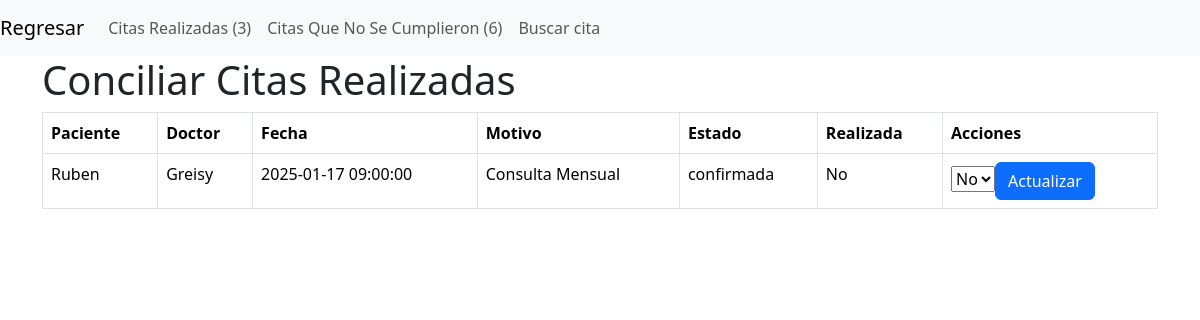
Screenshot of /m.php (signed in) with the database file from the repository.
### tables this page shows
CREATE TABLE `historial_citas` (
  `id` int(11) NOT NULL,
  `empleado_id` int(11) NOT NULL,
  `admin_id` int(11) NOT NULL,
  `fecha` datetime NOT NULL,
  `motivo` text,
  `estado` enum('confirmada','pospuesta','por confirmar') NOT NULL,
  `realizada` tinyint(1) DEFAULT '0',
  `modificada` tinyint(1) NOT NULL DEFAULT '0',
  `observacion` text
);

CREATE TABLE `empleados` (
  `id` int(11) NOT NULL,
  `nombre` varchar(200) DEFAULT NULL,
  `apellido` varchar(200) DEFAULT NULL,
  `dni` varchar(255) DEFAULT NULL,
  `password` varchar(255) DEFAULT NULL,
  `detalles` text
);

### m.php (the view, shortened to what this page needs)
<!DOCTYPE html>
<html lang="en">
<head>
    <link href="https://cdn.jsdelivr.net/npm/bootstrap@5.3.3/dist/css/bootstrap.min.css" rel="stylesheet">
</head>
<body>
<?php
        include("conexion.php");
        $stmt = $pdo->prepare("SELECT * FROM historial_citas h WHERE h.realizada = 1 AND h.modificada = 1");
        $stmt->execute();
        $conta = $stmt->rowCount();
        $stmt = $pdo->prepare("SELECT * FROM historial_citas h WHERE h.realizada = 0 AND h.modificada = 1");
        $stmt->execute();
        $conta2 = $stmt->rowCount();
        ?>
<nav class="navbar navbar-expand-lg navbar-light bg-light">
<a class="navbar-brand" href="inicio_admin.php">Regresar</a>
<div class="collapse navbar-collapse" id="navbarNav" >
  <ul class="navbar-nav">
    <li class="nav-item active">
      <a class="nav-link" href="m1.php">Citas Realizadas (<?php echo $conta ?>) </a>
    </li>
    <li class="nav-item active">
      <a class="nav-link" href="m0.php">Citas Que No Se Cumplieron (<?php echo $conta2 ?>) </a>
    </li>
    <li class="nav-item active">
      <a class="nav-link" href="concillok.php">Buscar cita</a>
    </li>
</div>
</nav>
    <div class="container">
        <h1>Conciliar Citas Realizadas</h1>
        <table class="table table-bordered">
            <thead>
                <tr>
                    <th>Paciente</th>
                    <th>Doctor</th>
                    <th>Fecha</th>
                    <th>Motivo</th>
                    <th>Estado</th>
                    <th>Realizada</th>
                    <th>Acciones</th>
                </tr>
            </thead>
            <tbody>
                <?php
                include('conexion.php');
                $stmt = $pdo->query('SELECT h.id, e.nombre as paciente, a.nombre as doctor, h.fecha,
                 h.motivo, h.estado, h.realizada FROM historial_citas h JOIN empleados e ON (h.empleado_id=e.id)
                JOIN admin a ON (h.admin_id=a.id) WHERE h.modificada = 0');
                $citas = $stmt->fetchAll();
                foreach($citas as $cita){
                    echo "<tr>";
                    echo "<td>" . htmlspecialchars($cita['paciente']) . "</td>";
                    echo "<td>" . htmlspecialchars($cita['doctor']) . "</td>";
                    echo "<td>" . htmlspecialchars($cita['fecha']) . "</td>";
                    echo "<td>" . htmlspecialchars($cita['motivo']) . "</td>";
                    echo "<td>" . htmlspecialchars($cita['estado']) . "</td>";
                    echo "<td>" . ($cita['realizada'] ? 'Sí' : 'No') . "</td>";
                    echo "<td>";
                    echo "<form action='actualizar_hcitas.php' method='post' style='display:inline;'>";
                    echo "<select name='realizada'>";
                    echo "<option value='0'" . (!$cita['realizada'] ? ' selected' : '') . ">No</option>";
                    echo "</select>";
                    echo "<button type='submit' class='btn btn-primary'>Actualizar</button>";
                    echo "</form>";
                    echo "</td>";
                    echo "</tr>";
                }
                ?>
            </tbody>
        </table>
    </div>
</body>
</html>

### rows the page displays
historial_citas: empleado.nombre "Ruben", admin.nombre "Greisy", fecha "2025-01-17 09:00:00", motivo "Consulta Mensual", estado "confirmada", shows "No", realizada "No"

### other values shown
$conta "3"
$conta2 "6"
